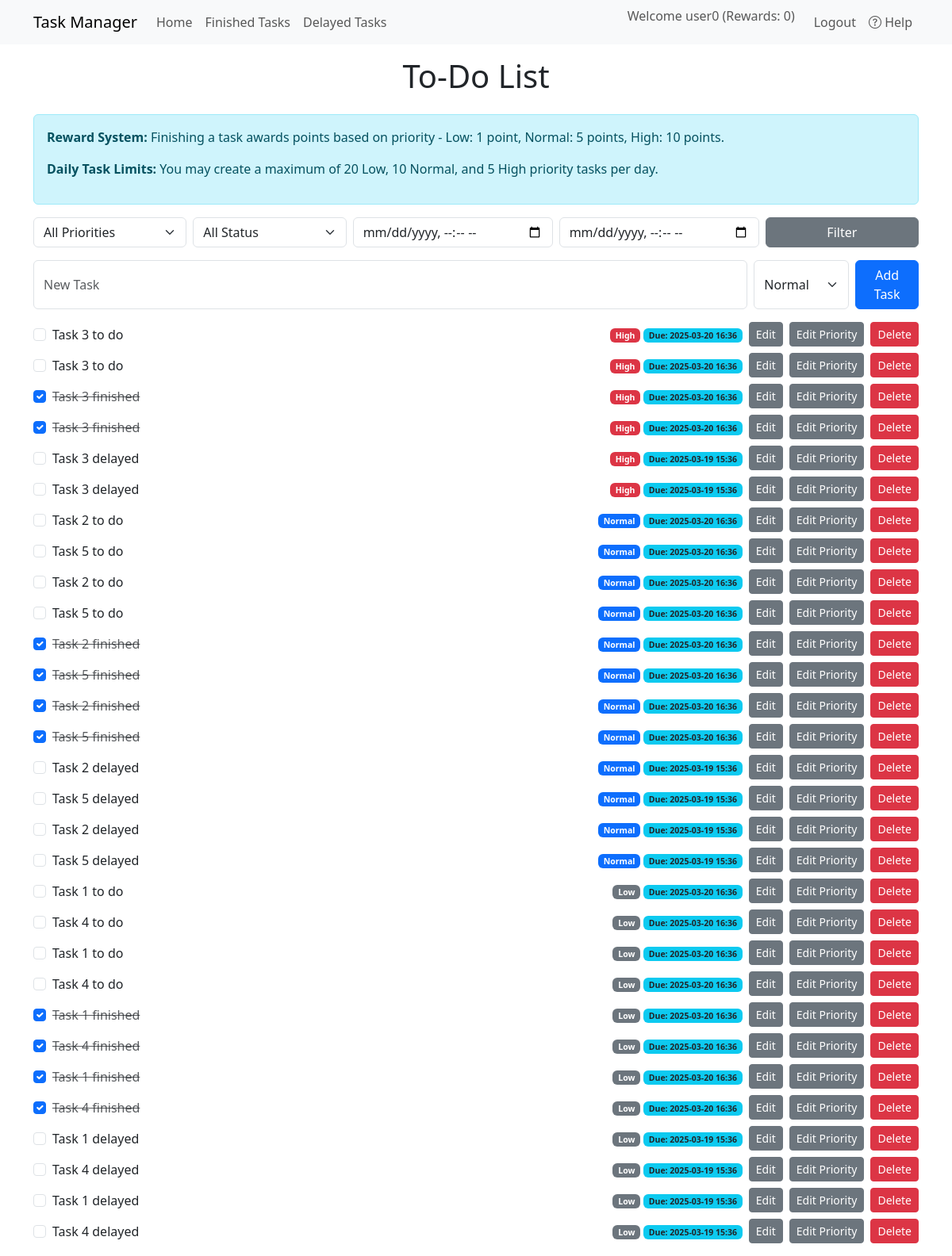
/ (signed in), run on the app's committed database.
### app.py (models this page shows)
class User(db.Model):
    id = db.Column(db.Integer, primary_key=True)
    username = db.Column(db.String(64), unique=True, nullable=False)
    email = db.Column(db.String(120), unique=True, nullable=False)  # new field
    password = db.Column(db.String(128), nullable=False)
    reward_points = db.Column(db.Integer, default=0)  # added for admin-updated rewards
    isAdmin = db.Column(db.Boolean, default=False)  # new field
    tasks = db.relationship('Task', backref='user', lazy=True)

class Task(db.Model):
    id = db.Column(db.Integer, primary_key=True)
    user_id = db.Column(db.Integer, db.ForeignKey('user.id'), nullable=False)
    text = db.Column(db.String(256), nullable=False)
    done = db.Column(db.Boolean, default=False)
    priority = db.Column(db.String(10), default='Normal')
    created_time = db.Column(db.DateTime, default=datetime.now)
    last_updated = db.Column(db.DateTime, default=datetime.now, onupdate=datetime.now)
    due_time = db.Column(db.DateTime, nullable=False)
    reward_given = db.Column(db.Boolean, default=False)  # new field added

### app.py (the view)
@app.route('/')
@login_required
def index():
    user_id = session['user_id']
    tasks = Task.query.filter_by(user_id=user_id).all()
    priority_order = {"High": 3, "Normal": 2, "Low": 1}
    priority_filter = request.args.get('priority')
    status_filter = request.args.get('status')
    updated_after = request.args.get('updated_after')
    updated_before = request.args.get('updated_before')
    if priority_filter:
        tasks = [t for t in tasks if t.priority == priority_filter]
    if status_filter:
        if status_filter == 'done':
            tasks = [t for t in tasks if t.done]
        elif status_filter == 'pending':
            tasks = [t for t in tasks if not t.done]
    if updated_after:
        try:
            after_dt = datetime.fromisoformat(updated_after)
            tasks = [t for t in tasks if t.last_updated >= after_dt]
        except:
            pass
    if updated_before:
        try:
            before_dt = datetime.fromisoformat(updated_before)
            tasks = [t for t in tasks if t.last_updated <= before_dt]
        except:
            pass
    tasks.sort(key=lambda t: (priority_order.get(t.priority, 0), t.created_time), reverse=True)
    return render_template('tasks/index.html', tasks=tasks)

### app.py (called while the page is built)
def login_required(f):
    @wraps(f)
    def decorated_function(*args, **kwargs):
        if 'user_id' not in session:
            return redirect(url_for('login'))
        return f(*args, **kwargs)
    return decorated_function

@app.context_processor
def inject_user_rewards():
    user_id = session.get('user_id')
    reward_points = 0
    is_admin = False
    if user_id:
        user = User.query.filter_by(id=user_id).first()
        if user:
            reward_points = user.reward_points
            is_admin = user.isAdmin
    return dict(current_user=session.get('username'), reward_points=reward_points, is_admin=is_admin)

### templates/tasks/index.html (shortened to what this page needs)
{% extends "base.html" %}
{% block content %}
  <h1 class="text-center mb-4">To-Do List</h1>
  <div class="alert alert-info">
    <p><strong>Reward System:</strong> Finishing a task awards points based on priority - Low: 1 point, Normal: 5 points, High: 10 points.</p>
    <p><strong>Daily Task Limits:</strong> You may create a maximum of 20 Low, 10 Normal, and 5 High priority tasks per day.</p>
  </div>
  <form method="get" action="{{ url_for('index') }}" class="mb-3">
    <div class="row g-2">
      <div class="col">
        <select name="priority" class="form-select">
          <option value="">All Priorities</option>
        </select>
      </div>
      <div class="col">
        <select name="status" class="form-select">
          <option value="">All Status</option>
        </select>
      </div>
      <div class="col">
        <input type="datetime-local" name="updated_after" class="form-control" placeholder="Updated After">
      </div>
      <div class="col">
        <input type="datetime-local" name="updated_before" class="form-control" placeholder="Updated Before">
      </div>
      <div class="col">
        <button type="submit" class="btn btn-secondary w-100">Filter</button>
      </div>
    </div>
  </form>
  <form action="{{ url_for('add_task') }}" method="post" class="d-flex mb-3">
    <input type="text" name="task" class="form-control me-2" placeholder="New Task">
    <select name="priority" class="form-select me-2" style="max-width:120px;">
      <option value="Normal" selected>Normal</option>
    </select>
    <button type="submit" class="btn btn-primary">Add Task</button>
  </form>
  <ul class="list-unstyled">
    {% for task in tasks %}
    <li class="d-flex align-items-center mb-2">
      <form action="{{ url_for('toggle_task', task_id=task.id) }}" method="post" class="me-2">
        <input type="checkbox" onchange="this.form.submit()" class="form-check-input" {% if task.done %}checked{% endif %}>
      </form>
      <span id="task-text-{{ task.id }}" class="flex-grow-1 {% if task.done %}text-decoration-line-through text-muted{% endif %}">{{ task.text }}</span>
      <small class="ms-2">
        {% if task.priority == 'Low' %}
          <span id="task-priority-{{ task.id }}" class="badge bg-secondary">{{ task.priority }}</span>
        {% elif task.priority == 'High' %}
          <span id="task-priority-{{ task.id }}" class="badge bg-danger">{{ task.priority }}</span>
        {% else %}
          <span id="task-priority-{{ task.id }}" class="badge bg-primary">{{ task.priority }}</span>
        {% endif %}
        <span class="badge bg-info text-dark">Due: {{ task.due_time.strftime("%Y-%m-%d %H:%M") }}</span>
      </small>
      <button type="button" class="btn btn-secondary btn-sm ms-2 edit-task" data-task-id="{{ task.id }}">Edit</button>
      <button type="button" class="btn btn-secondary btn-sm ms-2 edit-priority" data-task-id="{{ task.id }}" data-priority="{{ task.priority }}">Edit Priority</button>
      <form action="{{ url_for('delete_task', task_id=task.id) }}" method="post" class="ms-2">
        <button type="submit" class="btn btn-danger btn-sm">Delete</button>
      </form>
    </li>
    {% endfor %}
  </ul>
{% endblock %}

### templates/base.html (shortened to what this page needs)
<!DOCTYPE html>
<html lang="en">
<head>
  <link href="https://cdn.jsdelivr.net/npm/bootstrap@5.3.0/dist/css/bootstrap.min.css" rel="stylesheet">
  <link rel="stylesheet" href="https://cdn.jsdelivr.net/npm/bootstrap-icons@1.10.5/font/bootstrap-icons.css">
</head>
<body>
  <nav class="navbar navbar-expand-lg navbar-light bg-light">
    <div class="container">
      <a class="navbar-brand" href="{{ url_for('index') }}">Task Manager</a>
      <div class="collapse navbar-collapse" id="navbarNav">
        <ul class="navbar-nav me-auto">
          <li class="nav-item"><a class="nav-link" href="{{ url_for('index') }}">Home</a></li>
          {% if current_user %}
          <li class="nav-item"><a class="nav-link" href="{{ url_for('finished_tasks') }}">Finished Tasks</a></li>
          <li class="nav-item"><a class="nav-link" href="{{ url_for('delayed_tasks') }}">Delayed Tasks</a></li>
          {% endif %}
        </ul>
        <ul class="navbar-nav">
          {% if current_user %}
          <li class="nav-item">
            <span class="navbar-text me-3">
              Welcome {{ current_user }} (Rewards: {{ reward_points }})
            </span>
          </li>
          <li class="nav-item"><a class="nav-link" href="{{ url_for('logout') }}">Logout</a></li>
          {% else %}
          <li class="nav-item"><a class="nav-link" href="{{ url_for('login') }}">Login</a></li>
          <li class="nav-item"><a class="nav-link" href="{{ url_for('register') }}">Register</a></li>
          {% endif %}
          <li class="nav-item">
            <a class="nav-link" href="#" data-bs-toggle="modal" data-bs-target="#helpModal">
              <i class="bi bi-question-circle"></i> Help
            </a>
          </li>
        </ul>
      </div>
    </div>
  </nav>
  <div class="container">
    {% block content %}{% endblock %}
  </div>
</body>
</html>

### data on the page
User: username "user0"
Task: text "Task 3 to do", priority "High", due_time "2025-03-20 16:36"
Task: text "Task 3 to do", priority "High", due_time "2025-03-20 16:36"
Task: done "☑", text "Task 3 finished", priority "High", due_time "2025-03-20 16:36"
Task: done "☑", text "Task 3 finished", priority "High", due_time "2025-03-20 16:36"
Task: text "Task 3 delayed", priority "High", due_time "2025-03-19 15:36"
Task: text "Task 3 delayed", priority "High", due_time "2025-03-19 15:36"
Task: text "Task 2 to do", priority "Normal", due_time "2025-03-20 16:36"
Task: text "Task 5 to do", priority "Normal", due_time "2025-03-20 16:36"
Task: text "Task 2 to do", priority "Normal", due_time "2025-03-20 16:36"
Task: text "Task 5 to do", priority "Normal", due_time "2025-03-20 16:36"
Task: done "☑", text "Task 2 finished", priority "Normal", due_time "2025-03-20 16:36"
Task: done "☑", text "Task 5 finished", priority "Normal", due_time "2025-03-20 16:36"
Task: done "☑", text "Task 2 finished", priority "Normal", due_time "2025-03-20 16:36"
Task: done "☑", text "Task 5 finished", priority "Normal", due_time "2025-03-20 16:36"
Task: text "Task 2 delayed", priority "Normal", due_time "2025-03-19 15:36"
Task: text "Task 5 delayed", priority "Normal", due_time "2025-03-19 15:36"
Task: text "Task 2 delayed", priority "Normal", due_time "2025-03-19 15:36"
Task: text "Task 5 delayed", priority "Normal", due_time "2025-03-19 15:36"
Task: text "Task 1 to do", priority "Low", due_time "2025-03-20 16:36"
Task: text "Task 4 to do", priority "Low", due_time "2025-03-20 16:36"
Task: text "Task 1 to do", priority "Low", due_time "2025-03-20 16:36"
Task: text "Task 4 to do", priority "Low", due_time "2025-03-20 16:36"
Task: done "☑", text "Task 1 finished", priority "Low", due_time "2025-03-20 16:36"
Task: done "☑", text "Task 4 finished", priority "Low", due_time "2025-03-20 16:36"
Task: done "☑", text "Task 1 finished", priority "Low", due_time "2025-03-20 16:36"
Task: done "☑", text "Task 4 finished", priority "Low", due_time "2025-03-20 16:36"
Task: text "Task 1 delayed", priority "Low", due_time "2025-03-19 15:36"
Task: text "Task 4 delayed", priority "Low", due_time "2025-03-19 15:36"
Task: text "Task 1 delayed", priority "Low", due_time "2025-03-19 15:36"
Task: text "Task 4 delayed", priority "Low", due_time "2025-03-19 15:36"

### other printed values
{{ reward_points }} "0"
